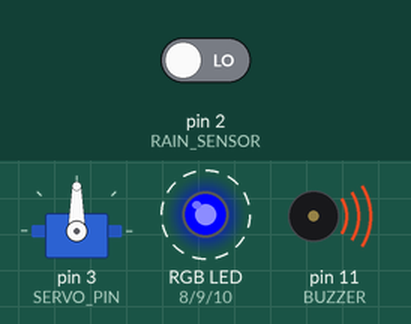
Recording of a sketch running on a simulated Arduino Uno, built with avr-gcc and run on an emulated ATmega328P. Parts: servo, an RGB LED mixed from three pins (HIGH = lit), buzzer (waves = sounding). Dashed ring = blinking. Inputs (shaded band) come from the test bench; at power-on: pin 2 (RAIN_SENSOR) LOW. Dim RGB values are drawn brighter than linear; what the sketch prints to the serial monitor is not drawn.

Above: at 0.87 s.
1.4 s: pin 2 (RAIN_SENSOR) driven HIGH
At 1.71 s:
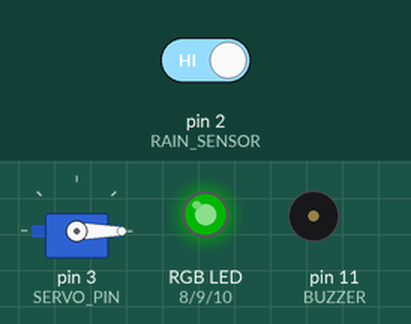
At 2.31 s:
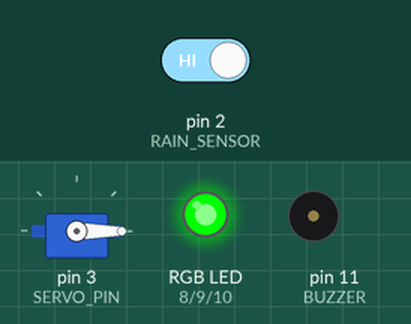
Timing chart, 0 to 13.4 s (numbered marks = the images above; inputs shaded):
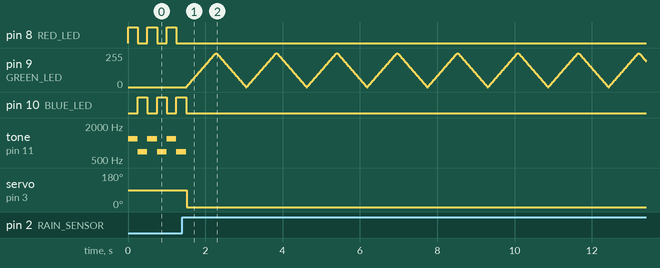

Measured:
- by itself, pin 8 (RED_LED), pin 10 (BLUE_LED): alternates HIGH for 0.25 s and LOW for 0.25 s

The sketch:

rain_sch.ino
```cpp
#include <Servo.h>

Servo roof;

// -------- Pins --------
#define RAIN_SENSOR 2
#define SERVO_PIN   3

#define RED_LED     8
#define GREEN_LED   9
#define BLUE_LED    10

#define BUZZER      11

bool rainDetected = false;

void setup() {

  Serial.begin(9600);

  pinMode(RAIN_SENSOR, INPUT);

  pinMode(RED_LED, OUTPUT);
  pinMode(GREEN_LED, OUTPUT);
  pinMode(BLUE_LED, OUTPUT);

  pinMode(BUZZER, OUTPUT);

  roof.attach(SERVO_PIN);
  roof.write(0);

  Serial.println("SMART RAIN PROTECTION SYSTEM");
}

void loop() {

  // LOW = Rain Detected (most rain sensors)
  rainDetected = (digitalRead(RAIN_SENSOR) == LOW);

  if (rainDetected) {

    roof.write(90);

    Serial.println("RAIN DETECTED - CLOSING ROOF");

    rainMode();

  } else {

    roof.write(0);

    noRainMode();

  }
}

//==============================
// NO RAIN MODE
//==============================
void noRainMode() {

  digitalWrite(RED_LED, LOW);
  digitalWrite(BLUE_LED, LOW);

  noTone(BUZZER);

  // Breathing Green LED
  for (int b = 0; b <= 255; b += 5) {

    if (digitalRead(RAIN_SENSOR) == LOW) return;

    analogWrite(GREEN_LED, b);
    delay(15);
  }

  for (int b = 255; b >= 0; b -= 5) {

    if (digitalRead(RAIN_SENSOR) == LOW) return;

    analogWrite(GREEN_LED, b);
    delay(15);
  }
}

//==============================
// RAIN MODE
//==============================
void rainMode() {

  analogWrite(GREEN_LED, 0);

  while (digitalRead(RAIN_SENSOR) == LOW) {

    // RED
    digitalWrite(RED_LED, HIGH);
    digitalWrite(BLUE_LED, LOW);

    tone(BUZZER, 1200);
    delay(250);

    // BLUE
    digitalWrite(RED_LED, LOW);
    digitalWrite(BLUE_LED, HIGH);

    tone(BUZZER, 700);
    delay(250);
  }

  noTone(BUZZER);

  digitalWrite(RED_LED, LOW);
  digitalWrite(BLUE_LED, LOW);
}
```
